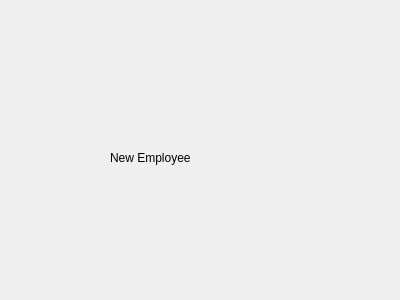
<?xml version="1.0" encoding="UTF-8"?>
<ui version="4.0">
 <class>NewEmployee</class>
 <widget class="QDialog" name="NewEmployee">
  <property name="geometry">
   <rect>
    <x>0</x>
    <y>0</y>
    <width>400</width>
    <height>300</height>
   </rect>
  </property>
  <property name="windowTitle">
   <string>Dialog</string>
  </property>
  <widget class="QLabel" name="label">
   <property name="geometry">
    <rect>
     <x>110</x>
     <y>150</y>
     <width>91</width>
     <height>16</height>
    </rect>
   </property>
   <property name="text">
    <string>New Employee</string>
   </property>
  </widget>
 </widget>
 <resources/>
 <connections/>
</ui>
